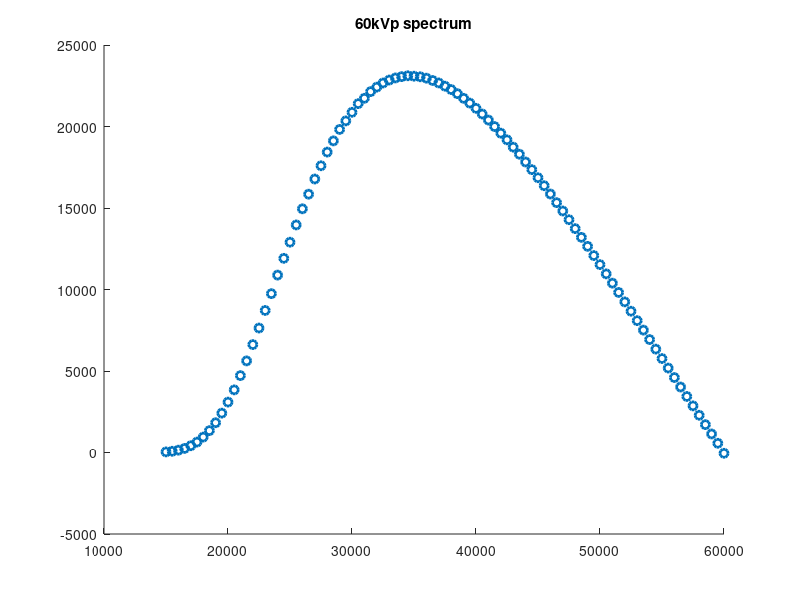
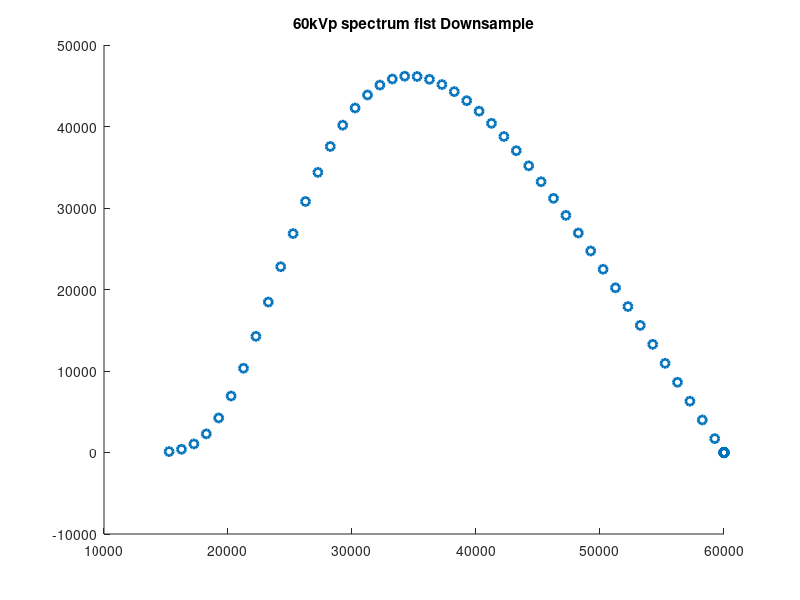
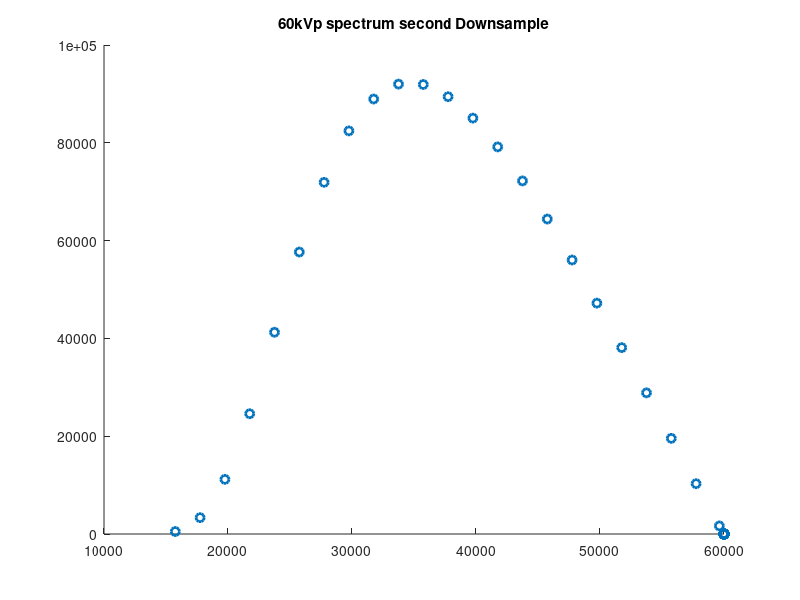
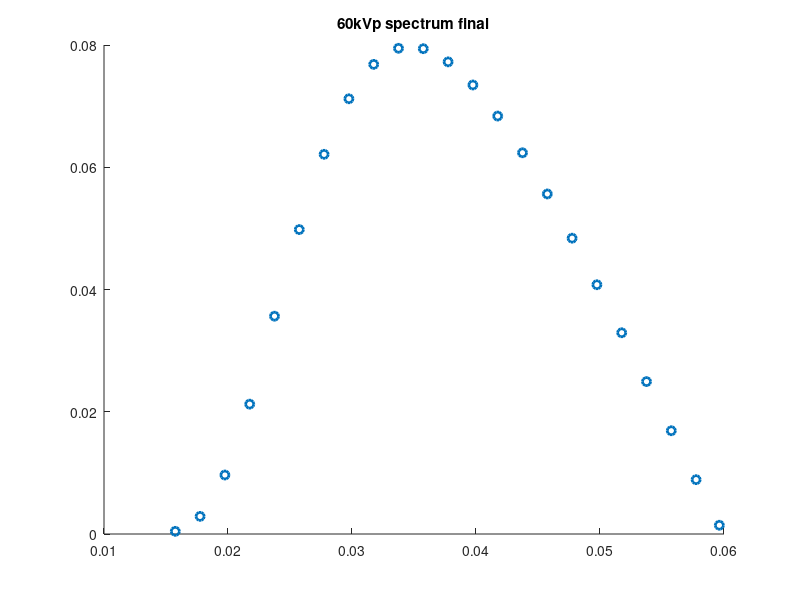

MATLAB code to generate these figures, in order:
spec60kVp = [
15.0e3  3.69755e1
 15.5e3  7.60284e1
 16.0e3  1.44202e2
 16.5e3  2.50543e2
 17.0e3  4.14450e2
 17.5e3  6.39255e2
 18.0e3  9.45618e2
 18.5e3  1.34175e3
 19.0e3  1.82652e3
 19.5e3  2.41447e3
 20.0e3  3.09233e3
 20.5e3  3.84197e3
 21.0e3  4.71803e3
 21.5e3  5.62049e3
 22.0e3  6.62026e3
 22.5e3  7.63616e3
 23.0e3  8.71456e3
 23.5e3  9.74511e3
 24.0e3  1.08834e4
 24.5e3  1.19128e4
 25.0e3  1.29030e4
 25.5e3  1.39615e4
 26.0e3  1.49513e4
 26.5e3  1.58474e4
 27.0e3  1.67786e4
 27.5e3  1.75912e4
 28.0e3  1.84313e4
 28.5e3  1.91184e4
 29.0e3  1.98201e4
 29.5e3  2.03437e4
 30.0e3  2.08710e4
 30.5e3  2.14021e4
 31.0e3  2.17308e4
 31.5e3  2.21404e4
 32.0e3  2.24149e4
 32.5e3  2.26680e4
 33.0e3  2.28511e4
 33.5e3  2.29787e4
 34.0e3  2.30580e4
 34.5e3  2.31126e4
 35.0e3  2.30857e4
 35.5e3  2.30500e4
 36.0e3  2.29651e4
 36.5e3  2.28233e4
 37.0e3  2.26729e4
 37.5e3  2.24744e4
 38.0e3  2.22677e4
 38.5e3  2.20139e4
 39.0e3  2.17295e4
 39.5e3  2.14377e4
 40.0e3  2.11162e4
 40.5e3  2.07658e4
 41.0e3  2.03945e4
 41.5e3  1.99959e4
 42.0e3  1.95918e4
 42.5e3  1.91819e4
 43.0e3  1.87333e4
 43.5e3  1.82994e4
 44.0e3  1.78223e4
 44.5e3  1.73535e4
 45.0e3  1.68564e4
 45.5e3  1.63673e4
 46.0e3  1.58573e4
 46.5e3  1.53279e4
 47.0e3  1.48167e4
 47.5e3  1.42818e4
 48.0e3  1.37346e4
 48.5e3  1.31995e4
 49.0e3  1.26480e4
 49.5e3  1.20818e4
 50.0e3  1.15261e4
 50.5e3  1.09583e4
 51.0e3  1.03896e4
 51.5e3  9.81948e3
 52.0e3  9.23999e3
 52.5e3  8.66863e3
 53.0e3  8.08867e3
 53.5e3  7.50874e3
 54.0e3  6.92891e3
 54.5e3  6.34320e3
 55.0e3  5.76421e3
 55.5e3  5.18055e3
 56.0e3  4.59827e3
 56.5e3  4.01745e3
 57.0e3  3.43817e3
 57.5e3  2.86051e3
 58.0e3  2.28457e3
 58.5e3  1.70884e3
 59.0e3  1.13721e3
 59.5e3  5.67110e2
 60.0e3  -4.72342e1];

figure;scatter(spec60kVp(:,1),spec60kVp(:,2),'LineWidth',2);
title('60kVp spectrum')

nn = 256;
spec60kVp0 = [spec60kVp; [ones(nn-size(spec60kVp,1),1)*spec60kVp(end,1) zeros(nn-size(spec60kVp,1),1)]];

spec60kVpDS = [];
spec60kVpDS(:,2) = spec60kVp0(1:2:end,2)+spec60kVp0(2:2:end,2);
spec60kVpDS(:,1) = (spec60kVp0(1:2:end,1)+spec60kVp0(2:2:end,1))/2;
figure;scatter(spec60kVpDS(:,1),spec60kVpDS(:,2),'LineWidth',2);
title('60kVp spectrum fist Downsample')

spec60kVp0 = spec60kVpDS; spec60kVpDS = [];
spec60kVpDS(:,2) = spec60kVp0(1:2:end,2)+spec60kVp0(2:2:end,2);
spec60kVpDS(:,1) = (spec60kVp0(1:2:end,1)+spec60kVp0(2:2:end,1))/2;
figure;scatter(spec60kVpDS(:,1),spec60kVpDS(:,2),'LineWidth',2);
title('60kVp spectrum second Downsample')

% spec60kVp0 = spec60kVpDS; spec60kVpDS = [];
% spec60kVpDS(:,2) = spec60kVp0(1:2:end,2)+spec60kVp0(2:2:end,2);
% spec60kVpDS(:,1) = (spec60kVp0(1:2:end,1)+spec60kVp0(2:2:end,1))/2;
% figure;scatter(spec60kVpDS(:,1),spec60kVpDS(:,2),'LineWidth',2);
% title('60kVp spectrum third Downsample')

spec60kVpmask = spec60kVpDS(:,2)>0;
spec60kVpfinal = spec60kVpDS(spec60kVpmask==1,:);

spec60kVpfinal(:,1) = spec60kVpfinal(:,1)/1e+06;
spec60kVpfinal(:,2) = spec60kVpfinal(:,2)/sum(spec60kVpfinal(:,2));
figure;scatter(spec60kVpfinal(:,1),spec60kVpfinal(:,2),'LineWidth',2);
title('60kVp spectrum final')

